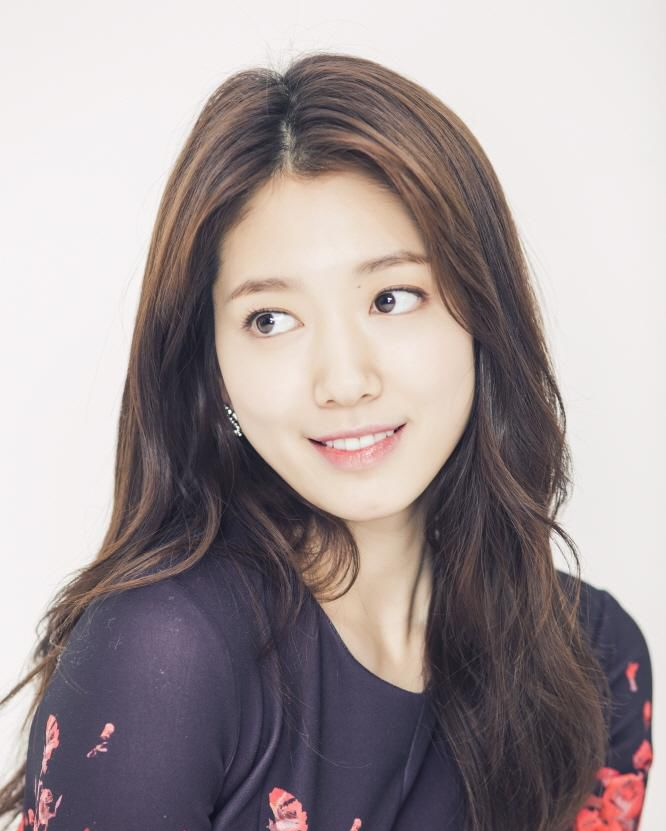
#> input picture pxh02.jpg, 666 x 831 px
$ python adaptive_threshold.py
#> lines starting #> are read from the running program, lines starting #| are printed output that depends on the picture
import cv2 as cv

def nothing(x):
    pass
img=cv.imread('pxh02.jpg',0)
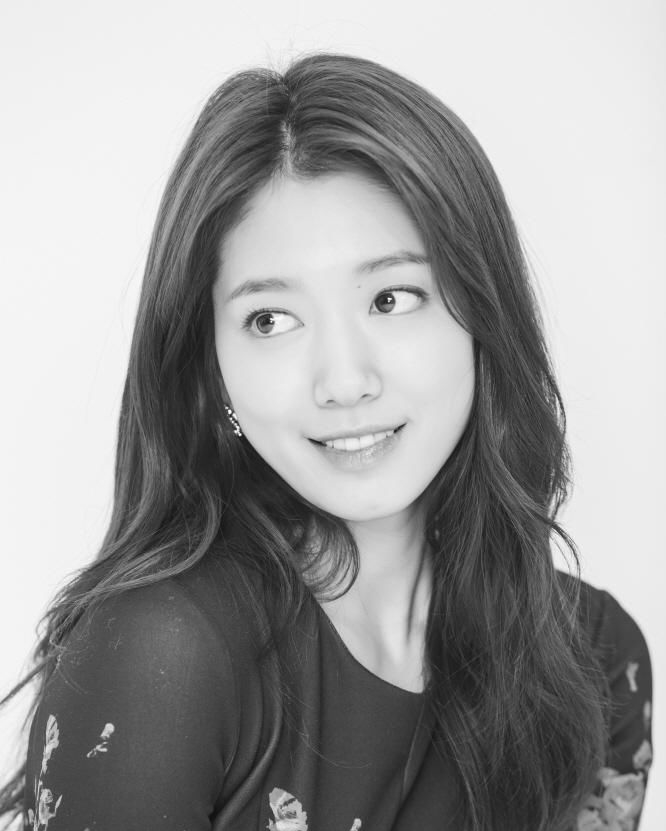
#> img: shape (831, 666); min 15, max 254, mean 155.1
cv.namedWindow('image')
cv.createTrackbar('block size', 'image', 5, 12, nothing)
cv.createTrackbar('C value', 'image', 1, 5, nothing)
while True:
    k = cv.waitKey(100)
#> (key Esc is pressed here)
    if k==27:
        break
    block_size=cv.getTrackbarPos('block size', 'image')
    c_value=cv.getTrackbarPos('C value', 'image')
    img_threshold=cv.adaptiveThreshold(img, 255, cv.ADAPTIVE_THRESH_GAUSSIAN_C,
                                       cv.THRESH_BINARY, block_size, c_value)
    cv.imshow('image', img_threshold)


cv.destroyAllWindows()

$ run again, with pxh01.jpg copied over pxh02.jpg
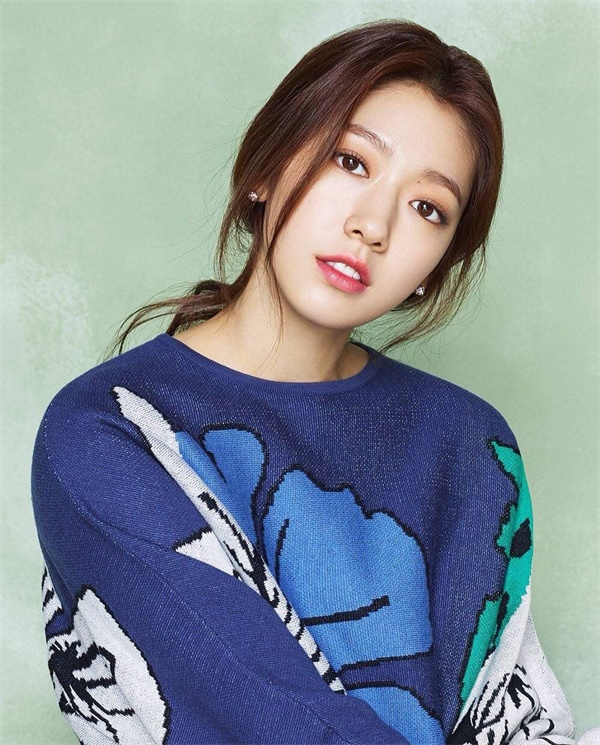
#> input picture pxh01.jpg, 600 x 745 px
#> `img=cv.imread('pxh02.jpg',0)`:
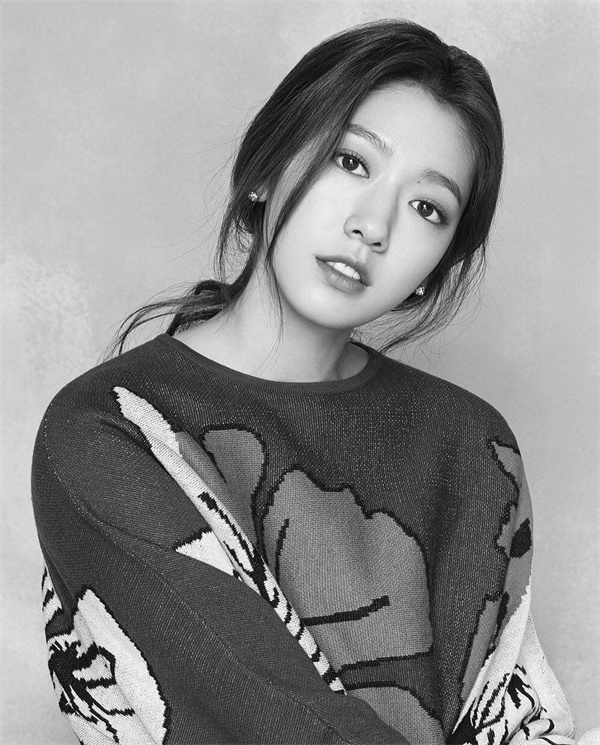
#> img: shape (745, 600); min 0, max 255, mean 141

$ run again, with pxh03.jpg copied over pxh02.jpg
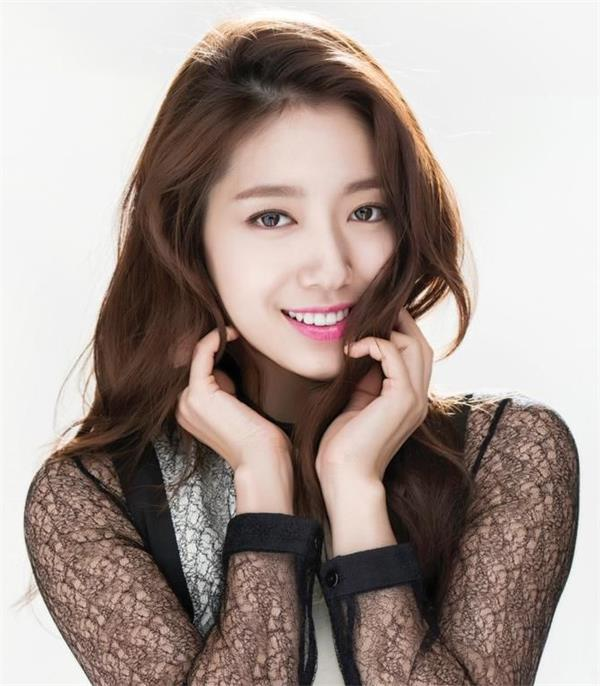
#> input picture pxh03.jpg, 600 x 686 px
#> `img=cv.imread('pxh02.jpg',0)`:
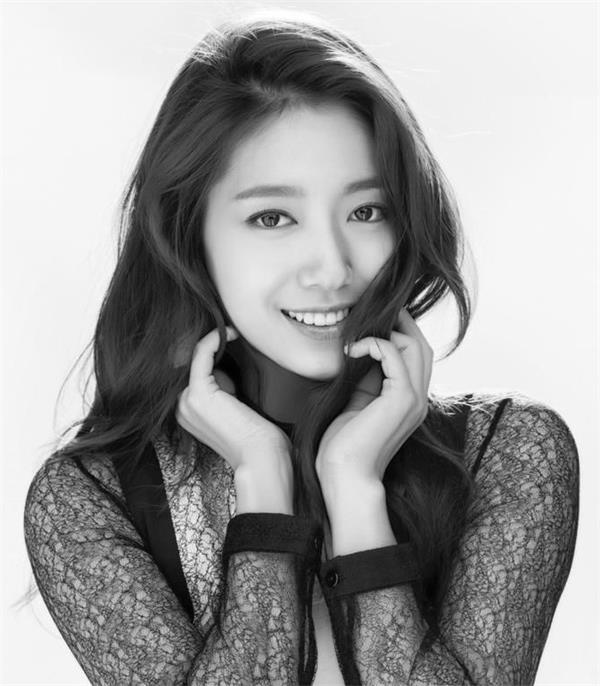
#> img: shape (686, 600); min 0, max 255, mean 156
